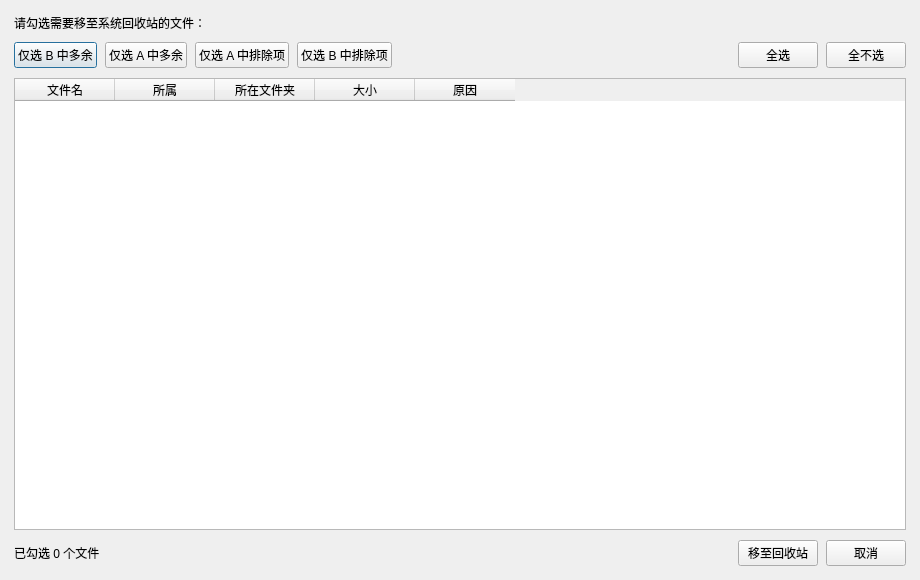
<?xml version="1.0" encoding="UTF-8"?>
<ui version="4.0">
 <class>FolderSyncDeleteDialog</class>
 <widget class="QDialog" name="FolderSyncDeleteDialog">
  <property name="geometry">
   <rect>
    <x>0</x>
    <y>0</y>
    <width>920</width>
    <height>580</height>
   </rect>
  </property>
  <property name="windowTitle">
   <string>确认移至回收站的文件列表</string>
  </property>
  <layout class="QVBoxLayout" name="rootDeleteLayout">
   <property name="spacing">
    <number>10</number>
   </property>
   <property name="leftMargin">
    <number>14</number>
   </property>
   <property name="topMargin">
    <number>14</number>
   </property>
   <property name="rightMargin">
    <number>14</number>
   </property>
   <property name="bottomMargin">
    <number>14</number>
   </property>
   <item>
    <widget class="QLabel" name="lblDeleteSummary">
     <property name="text">
      <string>请勾选需要移至系统回收站的文件：</string>
     </property>
     <property name="wordWrap">
      <bool>true</bool>
     </property>
    </widget>
   </item>
   <item>
    <layout class="QHBoxLayout" name="quickSelectLayout">
     <property name="spacing">
      <number>8</number>
     </property>
     <item>
      <widget class="QPushButton" name="btnSelectOnlyInB">
       <property name="cursor">
        <cursorShape>PointingHandCursor</cursorShape>
       </property>
       <property name="text">
        <string>仅选 B 中多余</string>
       </property>
      </widget>
     </item>
     <item>
      <widget class="QPushButton" name="btnSelectOnlyInA">
       <property name="cursor">
        <cursorShape>PointingHandCursor</cursorShape>
       </property>
       <property name="text">
        <string>仅选 A 中多余</string>
       </property>
      </widget>
     </item>
     <item>
      <widget class="QPushButton" name="btnSelectExcludedA">
       <property name="cursor">
        <cursorShape>PointingHandCursor</cursorShape>
       </property>
       <property name="text">
        <string>仅选 A 中排除项</string>
       </property>
      </widget>
     </item>
     <item>
      <widget class="QPushButton" name="btnSelectExcludedB">
       <property name="cursor">
        <cursorShape>PointingHandCursor</cursorShape>
       </property>
       <property name="text">
        <string>仅选 B 中排除项</string>
       </property>
      </widget>
     </item>
     <item>
      <spacer name="quickSelectSpacer">
       <property name="orientation">
        <enum>Qt::Orientation::Horizontal</enum>
       </property>
       <property name="sizeHint" stdset="0">
        <size>
         <width>40</width>
         <height>20</height>
        </size>
       </property>
      </spacer>
     </item>
     <item>
      <widget class="QPushButton" name="btnSelectAll">
       <property name="cursor">
        <cursorShape>PointingHandCursor</cursorShape>
       </property>
       <property name="text">
        <string>全选</string>
       </property>
      </widget>
     </item>
     <item>
      <widget class="QPushButton" name="btnSelectNone">
       <property name="cursor">
        <cursorShape>PointingHandCursor</cursorShape>
       </property>
       <property name="text">
        <string>全不选</string>
       </property>
      </widget>
     </item>
    </layout>
   </item>
   <item>
    <widget class="QTableWidget" name="tableDeleteCandidates">
     <property name="editTriggers">
      <set>QAbstractItemView::EditTrigger::NoEditTriggers</set>
     </property>
     <property name="alternatingRowColors">
      <bool>true</bool>
     </property>
     <property name="selectionBehavior">
      <enum>QAbstractItemView::SelectionBehavior::SelectRows</enum>
     </property>
     <property name="columnCount">
      <number>5</number>
     </property>
     <column>
      <property name="text">
       <string>文件名</string>
      </property>
     </column>
     <column>
      <property name="text">
       <string>所属</string>
      </property>
     </column>
     <column>
      <property name="text">
       <string>所在文件夹</string>
      </property>
     </column>
     <column>
      <property name="text">
       <string>大小</string>
      </property>
     </column>
     <column>
      <property name="text">
       <string>原因</string>
      </property>
     </column>
    </widget>
   </item>
   <item>
    <layout class="QHBoxLayout" name="bottomActionLayout">
     <property name="spacing">
      <number>8</number>
     </property>
     <item>
      <widget class="QLabel" name="lblSelectedCount">
       <property name="text">
        <string>已勾选 0 个文件</string>
       </property>
      </widget>
     </item>
     <item>
      <spacer name="bottomActionSpacer">
       <property name="orientation">
        <enum>Qt::Orientation::Horizontal</enum>
       </property>
       <property name="sizeHint" stdset="0">
        <size>
         <width>40</width>
         <height>20</height>
        </size>
       </property>
      </spacer>
     </item>
     <item>
      <widget class="QPushButton" name="btnMoveToTrash">
       <property name="cursor">
        <cursorShape>PointingHandCursor</cursorShape>
       </property>
       <property name="text">
        <string>移至回收站</string>
       </property>
      </widget>
     </item>
     <item>
      <widget class="QPushButton" name="btnClose">
       <property name="cursor">
        <cursorShape>PointingHandCursor</cursorShape>
       </property>
       <property name="text">
        <string>取消</string>
       </property>
      </widget>
     </item>
    </layout>
   </item>
  </layout>
 </widget>
 <resources/>
 <connections/>
</ui>
